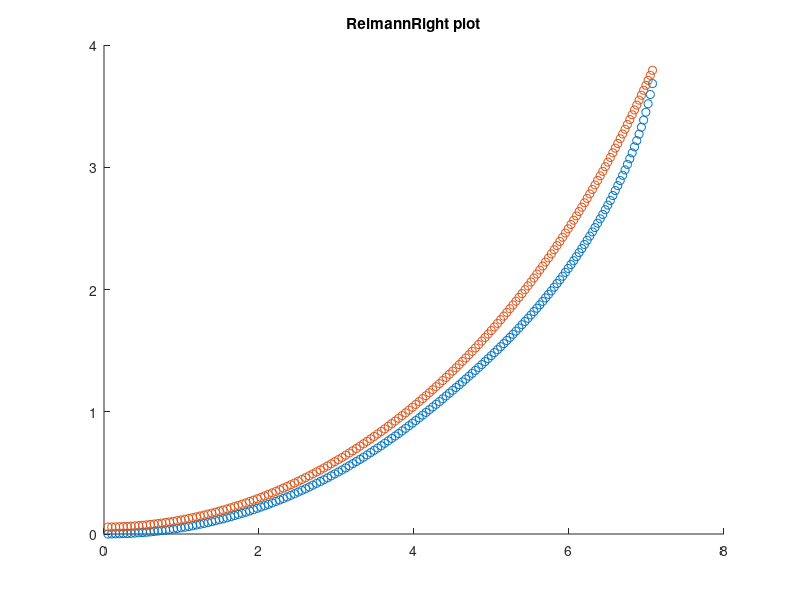
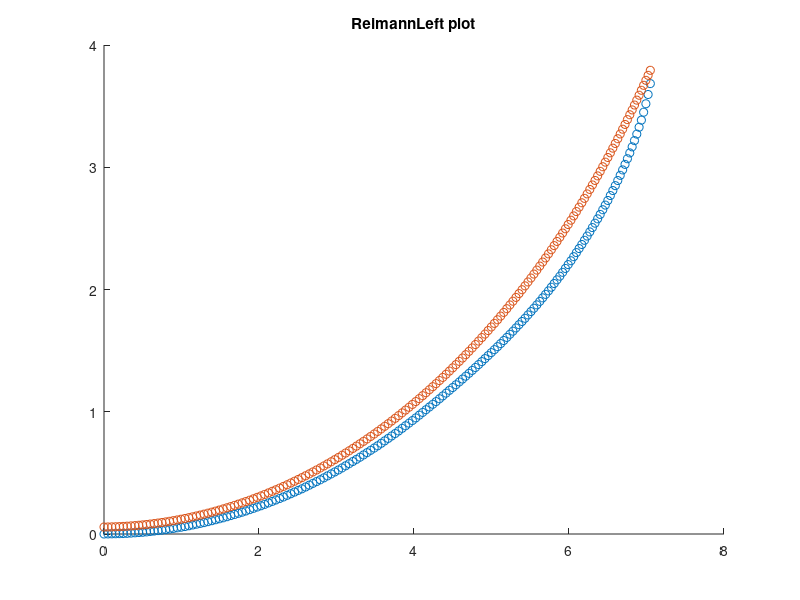

MATLAB code to generate these figures, in order:
%% Cylindrical contact lens
% This script calculates the volume of a contact lens(cylindrical)

% end section

%% Author Information
% name: Ayush Rout
% email: axr6077@rit.edu
% date: 23 Feb, 2018
% end section

%% Initialization
load("contactLensData");

% Dx = x2-x1, x3-x2, ... cause x is unevenly 
% spaced
Dx = x(2:1:end) - x(1:1:end-1); 

% Trapezoid coefficients
c = 2 * ones(1,length(x));
c(1) = 1;
c(end) = 1;

ReimannLeft = x(1:1:end-1);
ReimannRight = x(2:1:end);

yBackLeft = yBack(1:1:end-1);
yBackRight = yBack(2:1:end);

yFrontLeft = yFront(1:1:end-1);
yFrontRight = yFront(2:1:end);
%% Calculation of Volume
LeftReimannSum = Dx.*ReimannLeft.*yBackLeft;
RightReimannSum = Dx.*ReimannRight.*yBackRight;
Volume1 = 0.5*2*pi*(sum(LeftReimannSum)+sum(RightReimannSum));

LeftReimannSum1 = Dx.*ReimannLeft.*yFrontLeft;
RightReimannSum1 = Dx.*ReimannRight.*yFrontRight;
Volume2 = 0.5*pi*(sum(LeftReimannSum1) + sum(RightReimannSum1));

% scatterplot
figure;
s1 = scatter(ReimannRight, yFrontLeft);
hold on;
s2 = scatter(ReimannRight, yBackRight);
title("ReimannRight plot");
figure;
s3 = scatter(ReimannLeft, yFrontLeft);
hold on;
s4 = scatter(ReimannLeft, yBackRight);
title("ReimannLeft plot");

%% RESULTS
% Volume 1 = 275.6362 cubic units
% Volume 2 = 123.6570 cubic units 